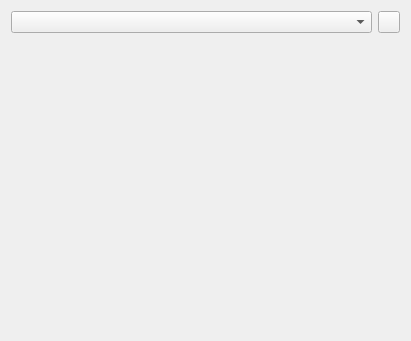
<?xml version="1.0" encoding="UTF-8"?>
<ui version="4.0">
 <class>DocumentPreviewTab</class>
 <widget class="QWidget" name="DocumentPreviewTab">
  <property name="geometry">
   <rect>
    <x>0</x>
    <y>0</y>
    <width>411</width>
    <height>341</height>
   </rect>
  </property>
  <property name="windowTitle">
   <string>Document Preview</string>
  </property>
  <layout class="QVBoxLayout" name="verticalLayout">
   <item>
    <layout class="QHBoxLayout" name="horizontalLayout">
     <item>
      <widget class="KComboBox" name="urlSelector">
       <property name="sizePolicy">
        <sizepolicy hsizetype="MinimumExpanding" vsizetype="Fixed">
         <horstretch>0</horstretch>
         <verstretch>0</verstretch>
        </sizepolicy>
       </property>
       <property name="sizeAdjustPolicy">
        <enum>QComboBox::AdjustToMinimumContentsLength</enum>
       </property>
      </widget>
     </item>
     <item>
      <widget class="KPushButton" name="openButton">
       <property name="sizePolicy">
        <sizepolicy hsizetype="Minimum" vsizetype="Minimum">
         <horstretch>0</horstretch>
         <verstretch>0</verstretch>
        </sizepolicy>
       </property>
       <property name="minimumSize">
        <size>
         <width>22</width>
         <height>22</height>
        </size>
       </property>
       <property name="maximumSize">
        <size>
         <width>22</width>
         <height>22</height>
        </size>
       </property>
       <property name="text">
        <string/>
       </property>
       <property name="iconSize">
        <size>
         <width>22</width>
         <height>22</height>
        </size>
       </property>
      </widget>
     </item>
    </layout>
   </item>
   <item>
    <widget class="QWidget" name="kpartWidget" native="true">
     <property name="sizePolicy">
      <sizepolicy hsizetype="MinimumExpanding" vsizetype="MinimumExpanding">
       <horstretch>0</horstretch>
       <verstretch>0</verstretch>
      </sizepolicy>
     </property>
     <layout class="QVBoxLayout" name="verticalLayout_2"/>
    </widget>
   </item>
  </layout>
 </widget>
 <customwidgets>
  <customwidget>
   <class>KComboBox</class>
   <extends>QComboBox</extends>
   <header>kcombobox.h</header>
  </customwidget>
  <customwidget>
   <class>KPushButton</class>
   <extends>QPushButton</extends>
   <header>kpushbutton.h</header>
  </customwidget>
 </customwidgets>
 <resources/>
 <connections>
  <connection>
   <sender>openButton</sender>
   <signal>clicked()</signal>
   <receiver>DocumentPreviewTab</receiver>
   <slot>openExternally()</slot>
   <hints>
    <hint type="sourcelabel">
     <x>489</x>
     <y>35</y>
    </hint>
    <hint type="destinationlabel">
     <x>580</x>
     <y>43</y>
    </hint>
   </hints>
  </connection>
 </connections>
 <slots>
  <slot>openExternally()</slot>
 </slots>
</ui>
